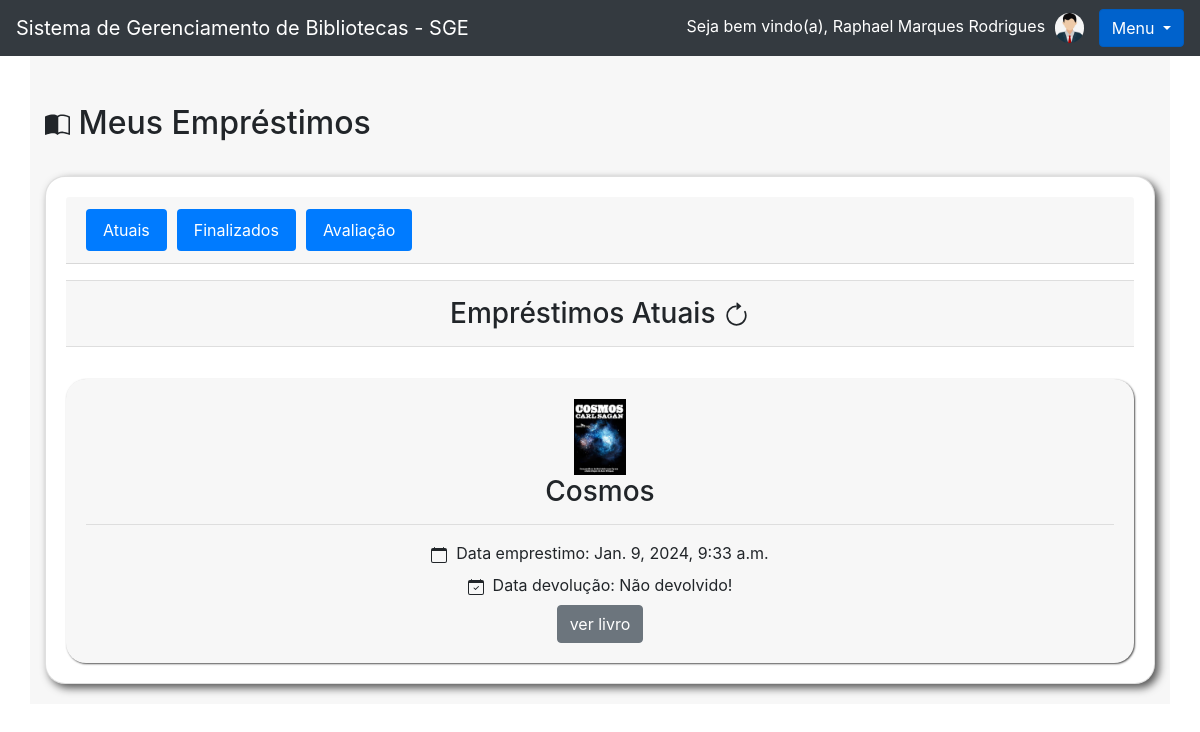
Screenshot of /livro/emprestimos/ (signed in) with the database file from the repository.
### usuarios/models.py (models this page shows)
class Usuario(models.Model):
    idtag = models.CharField(max_length=30, blank=True, null=True)
    img = models.ImageField(upload_to='avatar_usuario', null=True, blank=True)
    nome = models.CharField(max_length=30)
    email = models.EmailField()
    senha = models.CharField(max_length=64)
    def __str__(self) -> str:
        return self.nome

### livro/models.py (models this page shows, shortened)
class Emprestimos(models.Model):
    choices = (
        ('P', 'Pessimo'),
        ('R', 'Ruim'),
        ('RL', 'Regular'),
        ('B', 'Bom'),
        ('O', 'Ótimo')
    )
    nome_emprestado = models.ForeignKey(Usuario, on_delete=models.DO_NOTHING)
    data_emprestimo = models.DateTimeField(default=datetime.datetime.now())
    data_devolucao = models.DateTimeField(blank=True, null=True)
    livro = models.ForeignKey(Livros, on_delete=models.DO_NOTHING)
    avaliacao = models.CharField(max_length=15, choices=choices, null=True, blank=True)
    class Meta:
        verbose_name = 'Emprestimo'

class Livros(models.Model):
    idtag = models.CharField(max_length=30, blank=True, null=True)
    img = models.ImageField(upload_to='capa_livro', null=True, blank=True)
    nome = models.CharField(max_length = 100)
    autor = models.CharField(max_length = 30)
    co_autor = models.CharField(max_length = 30, blank=True)
    data_cadastro = models.DateField(default=date.today())
    editora = models.CharField(max_length = 60, blank=True, null=True)
    data_publicacao = models.DateField(default=date.today())
    numero_paginas = models.IntegerField(blank=True, null=True)
    edicao = models.IntegerField(default = 1)
    i = (
        ('PT-BR', 'Portugues-BR'),
        ('EN-US', 'Ingles (Estados Unidos)'),
        ('FR', "Frances"),
        ('ES', "Espanhol"),
    )
    idioma = models.CharField(max_length=30, choices=i, default='PT-BR')
    descricao = models.TextField(blank=True, null=True)
    emprestado = models.BooleanField(default=False)
    categoria = models.ForeignKey(Categoria, on_delete=models.DO_NOTHING)
    usuario = models.ForeignKey(Usuario, on_delete=models.DO_NOTHING, blank=True, null=True)
    class Meta:
        verbose_name = 'Livro'
    def __str__(self):
        return self.nome

### livro/views.py (the view)
# urls.py: path('emprestimos/', views.emprestimos, name='emprestimos'),
def emprestimos(request):
    usuario = Usuario.objects.get(id = request.session['usuario'])
    emprestimos = Emprestimos.objects.filter(nome_emprestado = usuario)
    livros_disponiveis = Livros.objects.filter(emprestado = False)
    livros_emprestados = Livros.objects.filter(emprestado = True)
    form = CadastroLivro()
    return render(request, 'emprestimos.html', {'usuario_logado': request.session['usuario'],
                                                'emprestimos': emprestimos,
                                                'livros_disponiveis': livros_disponiveis,
                                                'livros_emprestados': livros_emprestados,
                                                'usuario': usuario,
                                                'form': form})

### livro/models.py (called while the page is built)
    def __str__(self):
        return self.nome

### livro/templates/emprestimos.html (shortened to what this page needs)
{% extends 'base.html' %}
{% block 'conteudo' %}
    <div class="container">
        <br>
        <br>
        <h2> Meus Empréstimos</h2>
        <div class="card text-center">
            <div class="card-header">
                <ul class="nav nav-pills card-header-pills">
                    <li class="nav-item">
                        <button id="botao_atuais" class="btn nav-link active" onclick="mostrar_cards(1)">Atuais</button>
                    </li>
                    <li class="nav-item">
                        <button id="botao_finalizados" class="btn nav-link active" onclick="mostrar_cards(2)">Finalizados</button>
                    </li>
                    <li class="nav-item">
                        <button id="botao_avaliacao" data-toggle="modal" data-target="#exampleModalLong2" class="btn nav-link active">Avaliação</button>
                    </li>
                </ul>
            </div>
        <div id="atuais">
            <div class="cabecalho">
                <hr>
                <h3>Empréstimos Atuais  </h3>
                <hr>
            </div>
            {% for emprestimo in emprestimos %}
                {% if emprestimo.data_devolucao == None %}
                    <div class="cartao_atuais">
                        {% if emprestimo.livro.img %}
                        <img width="5%" src="{{emprestimo.livro.img.url}}">
                        {% endif %}
                        <div class="titulo">
                            <h3>{{emprestimo.livro}}</h3>
                        </div>
                        <hr>
                        <div class="body">
                            <label><svg xmlns="http://www.w3.org/2000/svg" width="16" height="16" fill="currentColor" class="bi bi-calendar" viewBox="0 0 16 16">
                                <path d="M3.5 0a.5.5 0 0 1 .5.5V1h8V.5a.5.5 0 0 1 1 0V1h1a2 2 0 0 1 2 2v11a2 2 0 0 1-2 2H2a2 2 0 0 1-2-2V3a2 2 0 0 1 2-2h1V.5a.5.5 0 0 1 .5-.5M1 4v10a1 1 0 0 0 1 1h12a1 1 0 0 0 1-1V4z"/>
                            </svg>&nbsp Data emprestimo: {{emprestimo.data_emprestimo}}</label>
                            <br>
                            <label>&nbsp Data devolução: Não devolvido!</label>
                            <br>
                            <a class="btn btn-secondary" href="{% url 'ver_livros' emprestimo.livro.id %}">ver livro</a>
                        </div>
                    </div>
                {% endif %}
            {% endfor %}
        </div>
    </div>
{% endblock %}

### templates/base.html (shortened to what this page needs)
{% load static %}
<!doctype html>
<html lang="pt-BR">
<head>
    <link rel="stylesheet" href="https://cdn.jsdelivr.net/npm/bootstrap@4.5.3/dist/css/bootstrap.min.css">
</head>
<body>
    <nav class="navbar navbar-dark bg-dark">
        <a class="navbar-brand" href="{% url 'home' %}">Sistema de Gerenciamento de Bibliotecas - SGE</a>
        {% if usuario_logado %}
        <div style="width: 50%; text-align: right" class="navbar-brand-sm">
            <a style="color: white">Seja bem vindo(a), {{usuario}}</a>
            <img style="width: 5%; border-radius: 100%; margin-left: 5px" src="{{usuario.img.url}}">
        </div>
        <div class="dropdown show">
            <a class="btn btn-primary dropdown-toggle" href="#" role="button" id="dropdownMenuLink" data-toggle="dropdown" aria-haspopup="true" aria-expanded="false">
                Menu
            </a>
        </div>
        {% endif %}
    </nav>
    {% block 'conteudo' %} {% endblock %}
</body>
</html>

### livro/templates/emprestimos.html (style rules this page uses)
.cartao_atuais { background-color: #f7f7f7; padding: 20px; margin-top: 3%; border-radius: 20px; box-shadow: 1px 1px 2px #555555; }
.card { background-color: white; padding: 20px; margin-top: 3%; border-radius: 20px; box-shadow: 4px 4px 8px #555555; }
.nav-item { margin-left: 10px; }
.cabecalho { background-color: #f7f7f7; }
.container { background-color: #f7f7f7; padding-bottom: 20px; }

### rows the page displays
Usuario: nome "Raphael Marques Rodrigues", img (picture)
Emprestimos: livro.img (picture), livro "Cosmos", data_emprestimo "Jan. 9, 2024, 9:33 a.m."
